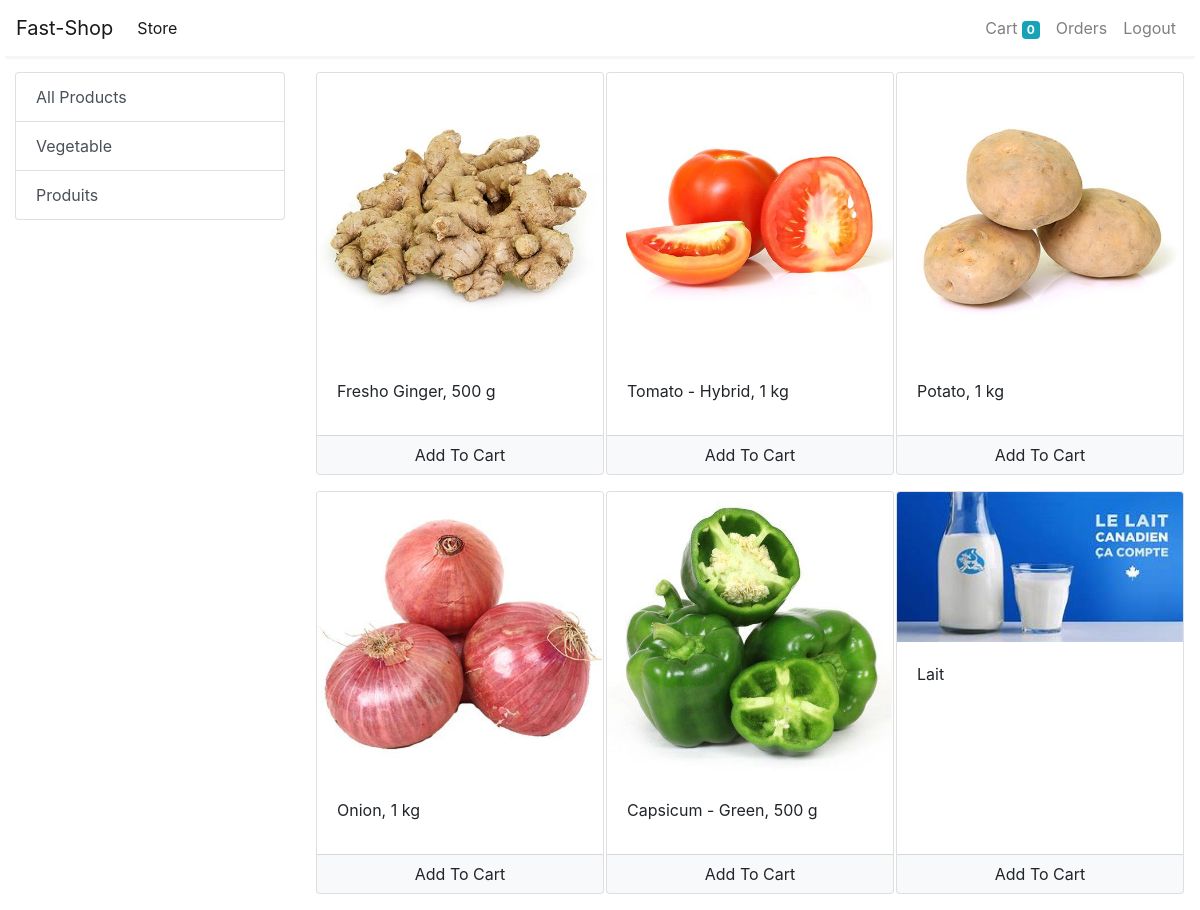
The page /store (signed in) on the database its author committed.
### store/models/category.py (models this page shows, shortened)
class Category(models.Model):
    name = models.CharField(max_length=20)
    @staticmethod
    def get_all_categories():
        return Category.objects.all()

### store/models/product.py (models this page shows, shortened)
class Product(models.Model):
    name = models.CharField(max_length=50)
    price = models.IntegerField(default=0)
    category = models.ForeignKey(Category, on_delete=models.CASCADE, default=1)
    description = models.CharField(max_length=200, default='' , null=True , blank=True)
    image = models.ImageField(upload_to='uploads/products/')
    @staticmethod
    def get_all_products():
        return Product.objects.all()

### store/views/home.py (the view)
# urls.py: path('' , include('store.urls'))
def store(request):
    cart = request.session.get('cart')
    if not cart:
        request.session['cart'] = {}
    products = None
    categories = Category.get_all_categories()
    categoryID = request.GET.get('category')
    if categoryID:
        products = Product.get_all_products_by_categoryid(categoryID)
    else:
        products = Product.get_all_products();
    data = {}
    data['products'] = products
    data['categories'] = categories
    print('you are : ', request.session.get('email'))
    return render(request, 'index.html', data)

### store/templatetags/cart.py (called while the page is built)
@register.filter(name='is_in_cart')
def is_in_cart(product  , cart):
    keys = cart.keys()
    for id in keys:
        if int(id) == product.id:
            return True
    return False;

### store/templatetags/custom_filter.py (called while the page is built)
@register.filter(name='currency')
def currency(number):
    return ""

### store/templates/index.html (shortened to what this page needs)
{% extends 'base.html' %}
{% block content %}
{% load cart %}
{% load custom_filter %}
<div class="container-fluid mt-3">
	<div class="row">
		<div class="col-lg-3 mx-auto">
			<div class="list-group">
				<a href="/" class="list-group-item list-group-item-action">All Products</a>
				{% for category in categories %}
				<a href="/?category={{category.id}}"
					class="list-group-item list-group-item-action">{{category.name}}</a>
				{% endfor %}
			</div>
		</div>
		<div id='products' class="col-lg-9 mx-auto">
			<div class="row mx-auto">
				{% for product in products %}
				<div class="card mx-auto mb-3" id={{product.id}} style="width: 18rem;">
					<img class="card-img-top" src="{{product.image.url}}" alt="Card image cap">
					<div class="card-body">
						<p class="card-title">{{product.name}}</p>
					</div>
					<div class="card-footer p-0 no-gutters">
						{% if product|is_in_cart:request.session.cart %}
						<div class="row no-gutters">
							<form action="/#{{product.id}}" class="col-2 " method="post">
								{% csrf_token %}
								<input hidden type="text" name='product' value='{{product.id}}'>
								<input hidden type="text" name='remove' value='True'>
								<input type="submit" value=" - " class="btn btn-block btn-light border-right">
							</form>
							<div class="text-center col">{{product|cart_quantity:request.session.cart}} in Cart</div>
							<form action="/#{{product.id}}" class="col-2 " method="post">
								{% csrf_token %}
								<input hidden type="text" name='product' value='{{product.id}}'>
								<input type="submit" value=" + " class="btn btn-block btn-light border-left">
							</form>
						</div>
						{% else %}
						<form action="/#{{product.id}}" method="POST" class="btn-block">
							<input type="submit" class="float-right btn btn-light  form-control"
								value="Add To Cart">
						</form>
						{% endif %}
					</div>
				</div>
				{% endfor %}
			</div>
		</div>
	</div>
</div>
{% endblock %}

### rows shown on the page
Category: name "Vegetable"
Category: name "Produits"
Product: image (picture), name "Fresho Ginger, 500 g"
Product: image (picture), name "Tomato - Hybrid, 1 kg"
Product: image (picture), name "Potato, 1 kg"
Product: image (picture), name "Onion, 1 kg"
Product: {{ product.id }} 18 (drawn), image (picture), name "Capsicum - Green, 500 g"
Product: image (picture), name "Lait"

### other values the page prints
{{ request.session.cart.keys|length }} "0"
